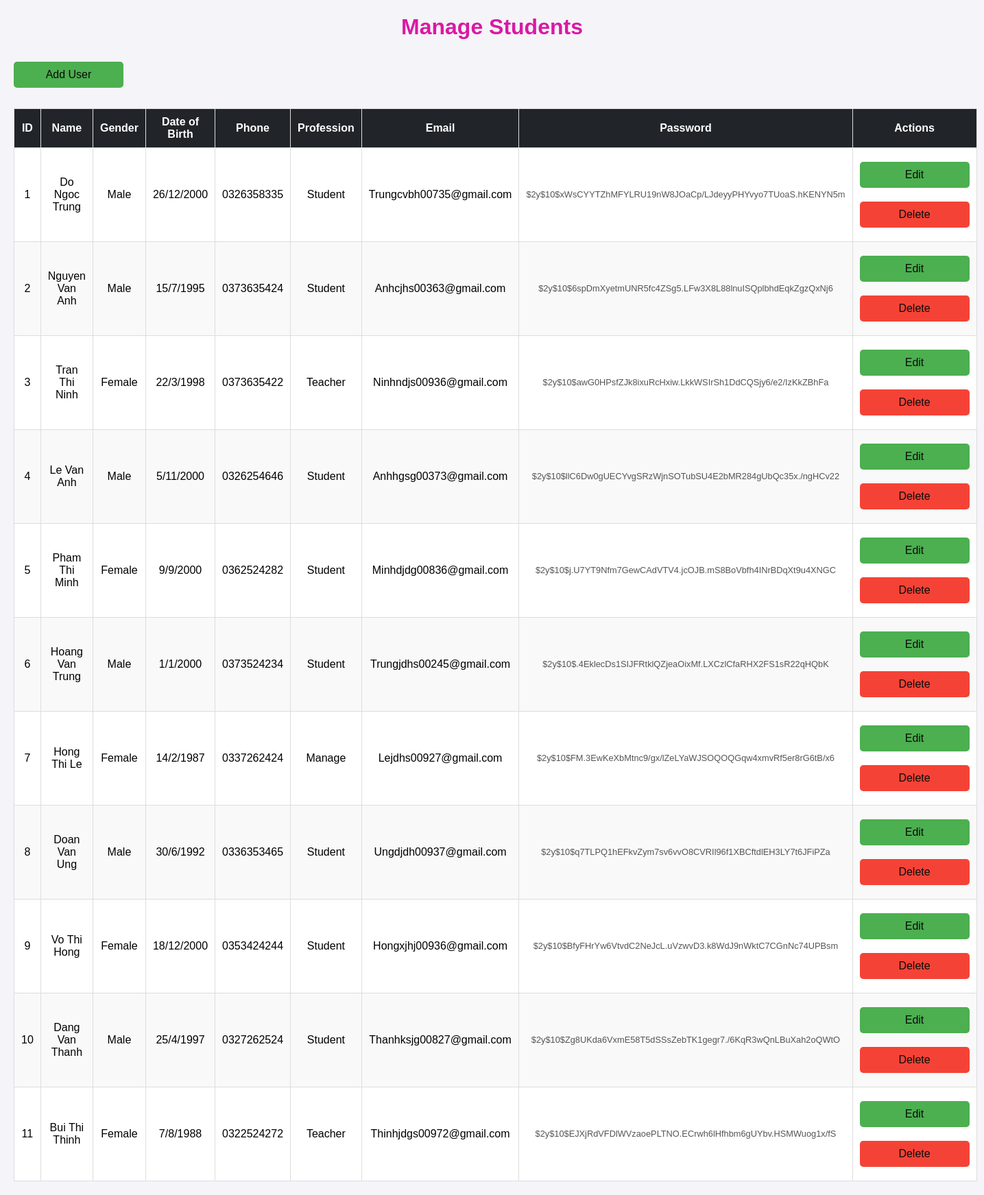
Page /manageStudents.php on the committed database.
### tables this page shows
CREATE TABLE users (
    id INT AUTO_INCREMENT PRIMARY KEY,
    username VARCHAR(50) NOT NULL,
    gender ENUM('Male', 'Female') NOT NULL,
    birth_day INT NOT NULL,
    birth_month INT NOT NULL,
    birth_year INT NOT NULL,
    phone VARCHAR(15) NOT NULL,
    profession ENUM('Student', 'Manage', 'Teacher', 'Another') NOT NULL,
    email VARCHAR(100) NOT NULL UNIQUE,
    password VARCHAR(255) NOT NULL,
    created_at TIMESTAMP DEFAULT CURRENT_TIMESTAMP
);

### manageStudents.php (the view, shortened to what this page needs)
<?php
include 'db.php';
$sql = "SELECT * FROM users";
$result = $conn->query($sql);
?>
<!DOCTYPE html>
<html lang="en">
<head>
    <link rel="stylesheet" href="manageStudents.css">
</head>
<body>
    <h1>Manage Students</h1>
    <a href="Register.php" class="btn">Add User</a>
    <?php if ($result->num_rows > 0): ?>
        <table>
            <thead>
                <tr>
                    <th>ID</th>
                    <th>Name</th>
                    <th>Gender</th>
                    <th>Date of Birth</th>
                    <th>Phone</th>
                    <th>Profession</th>
                    <th>Email</th>
                    <th>Password</th>
                    <th>Actions</th>
                </tr>
            </thead>
            <tbody>
                <?php while ($row = $result->fetch_assoc()): ?>
                    <tr>
                        <td><?= $row['id'] ?></td>
                        <td><?= htmlspecialchars($row['username']) ?></td>
                        <td><?= $row['gender'] ?></td>
                        <td><?= $row['birth_day'] ?>/<?= $row['birth_month'] ?>/<?= $row['birth_year'] ?></td>
                        <td><?= $row['phone'] ?></td>
                        <td><?= $row['profession'] ?></td>
                        <td><?= htmlspecialchars($row['email']) ?></td>
                        <td><?= $row['password'] ?></td>
                        <td>
                            <a href="Edit.php?id=<?= $row['id'] ?>" class="btn">Edit</a>
                            <a href="Delete.php?id=<?= $row['id'] ?>" class="btn btn-danger" onclick="return confirm('Are you sure you want to delete?')">Delete</a>
                        </td>
                    </tr>
                <?php endwhile; ?>
            </tbody>
        </table>
    <?php else: ?>
        <p style="text-align: center; color: #555;">No users found in the database.</p>
    <?php endif; ?>
</body>
</html>

### manageStudents.css (style rules this page uses)
body { font-family: Arial, sans-serif; margin: 20px; background-color: #f4f4f9; }
h1 { text-align: center; color: #da19a3; }
a.btn { display: inline-block; margin: 10px auto; padding: 10px 20px; background-color: #4CAF50; color: #0b0b0b; text-decoration: none; border-radius: 5px; text-align: center; width: 120px; text-align: center; }
a.btn-danger { background-color: #f44336; }
table { width: 100%; border-collapse: collapse; margin: 20px 0; background-color: #fff; }
table th, table td { border: 1px solid #ddd; padding: 10px; text-align: center; }
table tr:nth-child(even) { background-color: #f9f9f9; }
table td:nth-child(8) { font-size: 0.8em; color: #555; }

### manageStudents.php (style rules this page uses)
table th { background-color: #212529; color: white; }

### rows in the picture
users: id "1", username "Do Ngoc Trung", gender "Male", birth_day "26", birth_month "12", birth_year "2000", phone "0326358335", profession "Student", email "Trungcvbh00735@gmail.com", password "$2y$10$xWsCYYTZhMFYLRU19nW8JOaCp/LJdeyyPHYvyo7TUoaS.hKENYN5m"
users: id "2", username "Nguyen Van Anh", gender "Male", birth_day "15", birth_month "7", birth_year "1995", phone "0373635424", profession "Student", email "Anhcjhs00363@gmail.com", password "$2y$10$6spDmXyetmUNR5fc4ZSg5.LFw3X8L88lnuISQplbhdEqkZgzQxNj6"
users: id "3", username "Tran Thi Ninh", gender "Female", birth_day "22", birth_month "3", birth_year "1998", phone "0373635422", profession "Teacher", email "Ninhndjs00936@gmail.com", password "$2y$10$awG0HPsfZJk8ixuRcHxiw.LkkWSIrSh1DdCQSjy6/e2/IzKkZBhFa"
users: id "4", username "Le Van Anh", gender "Male", birth_day "5", birth_month "11", birth_year "2000", phone "0326254646", profession "Student", email "Anhhgsg00373@gmail.com", password "$2y$10$llC6Dw0gUECYvgSRzWjnSOTubSU4E2bMR284gUbQc35x./ngHCv22"
users: id "5", username "Pham Thi Minh", gender "Female", birth_day "9", birth_month "9", birth_year "2000", phone "0362524282", profession "Student", email "Minhdjdg00836@gmail.com", password "$2y$10$j.U7YT9Nfm7GewCAdVTV4.jcOJB.mS8BoVbfh4INrBDqXt9u4XNGC"
users: id "6", username "Hoang Van Trung", gender "Male", birth_day "1", birth_month "1", birth_year "2000", phone "0373524234", profession "Student", email "Trungjdhs00245@gmail.com", password "$2y$10$.4EklecDs1SIJFRtklQZjeaOixMf.LXCzlCfaRHX2FS1sR22qHQbK"
users: id "7", username "Hong Thi Le", gender "Female", birth_day "14", birth_month "2", birth_year "1987", phone "0337262424", profession "Manage", email "Lejdhs00927@gmail.com", password "$2y$10$FM.3EwKeXbMtnc9/gx/lZeLYaWJSOQOQGqw4xmvRf5er8rG6tB/x6"
users: id "8", username "Doan Van Ung", gender "Male", birth_day "30", birth_month "6", birth_year "1992", phone "0336353465", profession "Student", email "Ungdjdh00937@gmail.com", password "$2y$10$q7TLPQ1hEFkvZym7sv6vvO8CVRIl96f1XBCftdlEH3LY7t6JFiPZa"
users: id "9", username "Vo Thi Hong", gender "Female", birth_day "18", birth_month "12", birth_year "2000", phone "0353424244", profession "Student", email "Hongxjhj00936@gmail.com", password "$2y$10$BfyFHrYw6VtvdC2NeJcL.uVzwvD3.k8WdJ9nWktC7CGnNc74UPBsm"
users: id "10", username "Dang Van Thanh", gender "Male", birth_day "25", birth_month "4", birth_year "1997", phone "0327262524", profession "Student", email "Thanhksjg00827@gmail.com", password "$2y$10$Zg8UKda6VxmE58T5dSSsZebTK1gegr7./6KqR3wQnLBuXah2oQWtO"
users: id "11", username "Bui Thi Thinh", gender "Female", birth_day "7", birth_month "8", birth_year "1988", phone "0322524272", profession "Teacher", email "Thinhjdgs00972@gmail.com", password "$2y$10$EJXjRdVFDlWVzaoePLTNO.ECrwh6lHfhbm6gUYbv.HSMWuog1x/fS"
